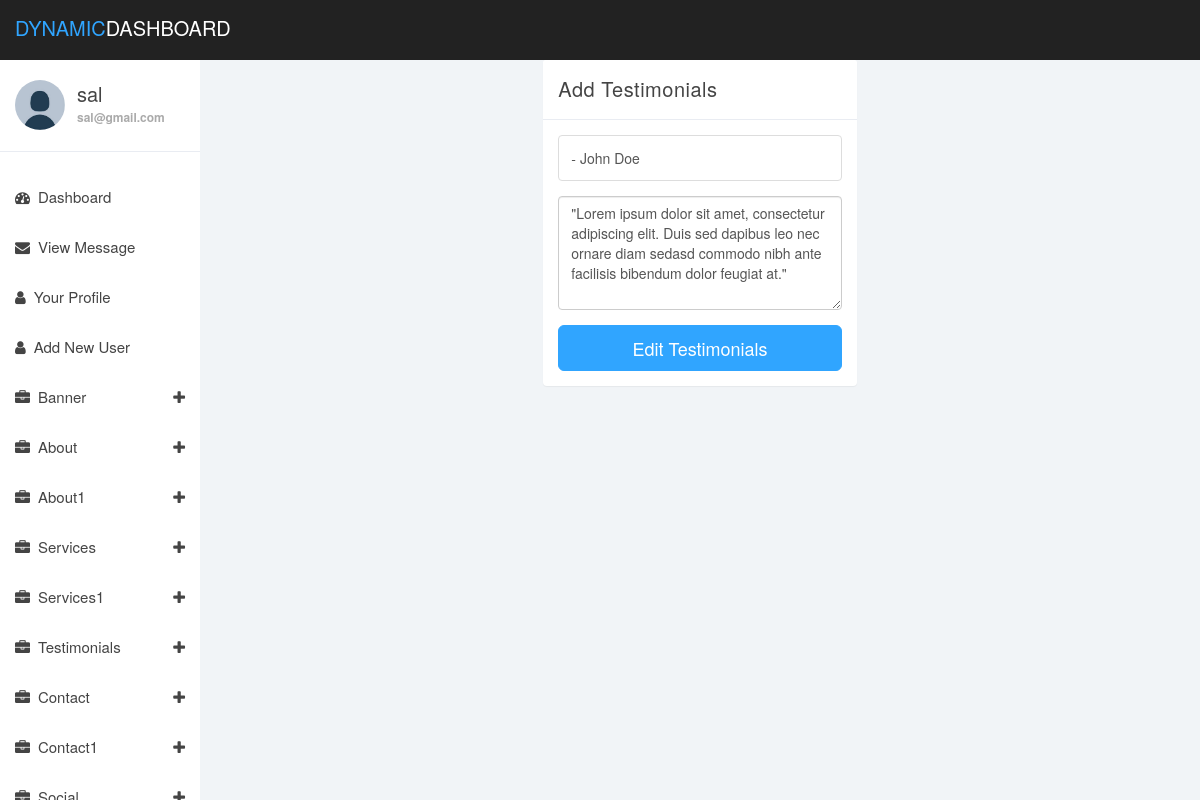
The page /edittestimonials.php?id=4 (signed in) on the database its author committed.
### tables this page shows
CREATE TABLE `testimonials` (
  `id` int(10) NOT NULL,
  `testimonials_name` varchar(100) NOT NULL,
  `testimonials_detail` text NOT NULL,
  `testimonials_photo` varchar(100) NOT NULL,
  `status` int(2) NOT NULL DEFAULT '1'
);

### edittestimonials.php (the view, shortened to what this page needs)
<?php
require_once('db.php');
require_once('includes/header.php');
$id = $_GET['id'];
$query_string ="SELECT * FROM testimonials WHERE id=$id";
$db_return = mysqli_query($db_connection, $query_string);
$after_assoc = mysqli_fetch_assoc($db_return);
?>
<body>
	<div class="row">
		<div class="col-xs-10 col-xs-offset-1 col-sm-8 col-sm-offset-2 col-md-4 col-md-offset-4">
			<div class="login-panel panel panel-default">
				<div class="panel-heading">Add Testimonials</div>
				<div class="panel-body">
					<form role="form" action="edittestimonialspost.php" method="post">
						<fieldset>
							<div class="form-group">
								<input class="form-control" placeholder="Testimonials Name" name="testimonials_name" type="text" value="<?=$after_assoc['testimonials_name']?>">
							</div>
							<div class="form-group">
								<textarea class="form-control" name="testimonials_detail" rows="5"><?=$after_assoc['testimonials_detail']?></textarea>
							</div>
							<input type="submit" name="submit" value="Edit Testimonials" class="btn btn-primary btn-block btn-lg">
					</form>
				</div>
			</div>
		</div>
	</div>
<?php
require_once('includes/footer.php');
?>

### dashboard_assets/css/styles.css (style rules this page uses)
body { background: #f1f4f7; padding-top: 60px; font-size: 14px; color: #444444; font-family: "Montserrat", "Helvetica Neue", Helvetica, Arial, sans-serif; }
input.form-control { border: 1px solid #ddd; box-shadow: none; height: 46px; }
.btn-primary, .btn-primary:hover, .btn-primary:focus, .btn-primary:active, .btn-primary.active, .open > .dropdown-toggle.btn-primary, .btn-primary.disabled, .btn-primary[disabled], fieldset[disabled] .btn-primary, .btn-primary.disabled:hover, .btn-primary[disabled]:hover, fieldset[disabled] .btn-primary:hover, .btn-primary.disabled:focus, .btn-primary[disabled]:focus, fieldset[disabled] .btn-primary:focus, .btn-primary.disabled:active, .btn-primary[disabled]:active, fieldset[disabled] .btn-primary:active, .btn-primary.disabled.active, .btn-primary[disabled].active, fieldset[disabled] .btn-primary.active { background-color: #30a5ff; border-color: #30a5ff; }
.panel { border: 0; }
.panel-heading { font-size: 20px; font-weight: 300; letter-spacing: 0.025em; height: 60px; line-height: 38px; }
.panel-default .panel-heading { background: #fff; border-bottom: 1px solid #e9ecf2; color: #444444; }

### rows shown on the page
testimonials: testimonials_name "- John Doe", testimonials_detail "\"Lorem ipsum dolor sit amet, consectetur adipiscing elit. Duis sed dapibus leo nec ornare diam sedasd commodo nibh ante facilisis bibendum dolor feugiat at.\""

### other values the page prints
$_SESSION['username'] "sal"
$_SESSION['useremail'] "sal@gmail.com"
